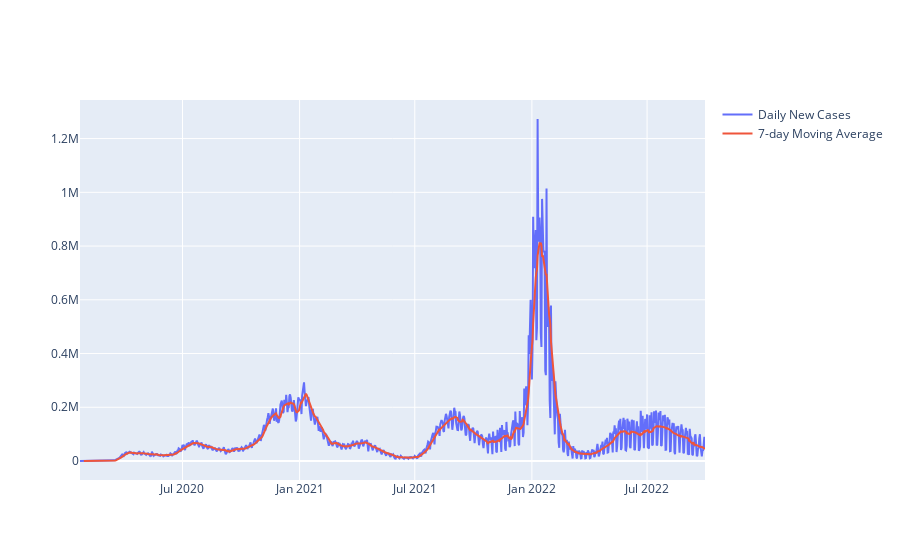

This figure's notebook cell:
### Code cell
# Combining

fig = go.Figure()

fig.add_trace(go.Scatter(x=df_new_cases_grouped['submission_date'], y=df_new_cases_grouped['new_case'], mode='lines',
                        name='Daily New Cases'))

fig.add_trace(go.Scatter(x=df_new_cases_grouped['submission_date'], y=df_new_cases_grouped['7-day-average'], mode='lines',
                        name='7-day Moving Average'))

### Figure 1 — Plotly figure (JSON) as saved in the notebook; plotly's stock layout.template omitted (floating-point values rounded to 4 significant figures; data arrays with more than 128 entries replaced by an {"elided": "..."} marker saying what was removed)
{"data": [{"mode": "lines", "name": "Daily New Cases", "type": "scatter", "x": {"elided": "983 str values"}, "y": {"elided": "983 int values"}}, {"mode": "lines", "name": "7-day Moving Average", "type": "scatter", "x": {"elided": "983 str values"}, "y": {"elided": "983 int values"}}], "layout": {}}
